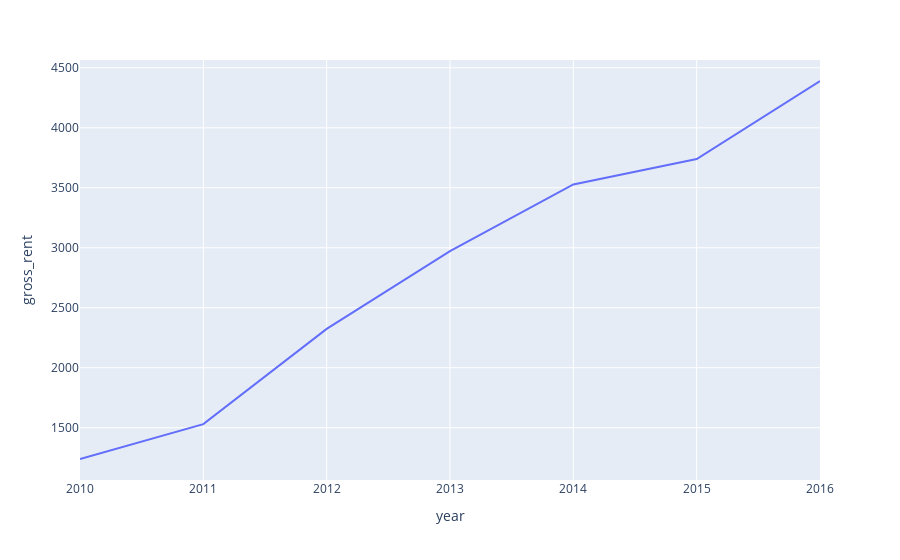

Source (notebook cell):
### Code cell
# Line chart for average montly rent
plot_avg_gross_rent = px.line(avg_gross_rent_df, x='year', y='gross_rent')
plot_avg_gross_rent.show()

### Figure 1 — Plotly figure (JSON) as saved in the notebook; plotly's stock layout.template omitted (floating-point values rounded to 4 significant figures)
{"data": [{"hovertemplate": "year=%{x}<br>gross_rent=%{y}<extra></extra>", "legendgroup": "", "line": {"color": "#636efa", "dash": "solid"}, "marker": {"symbol": "circle"}, "mode": "lines", "name": "", "orientation": "v", "showlegend": false, "type": "scatter", "x": [2010, 2011, 2012, 2013, 2014, 2015, 2016], "xaxis": "x", "y": [1239, 1530, 2324, 2971, 3528, 3739, 4390], "yaxis": "y"}], "layout": {"legend": {"tracegroupgap": 0}, "margin": {"t": 60}, "xaxis": {"anchor": "y", "domain": [0, 1], "title": {"text": "year"}}, "yaxis": {"anchor": "x", "domain": [0, 1], "title": {"text": "gross_rent"}}}}
